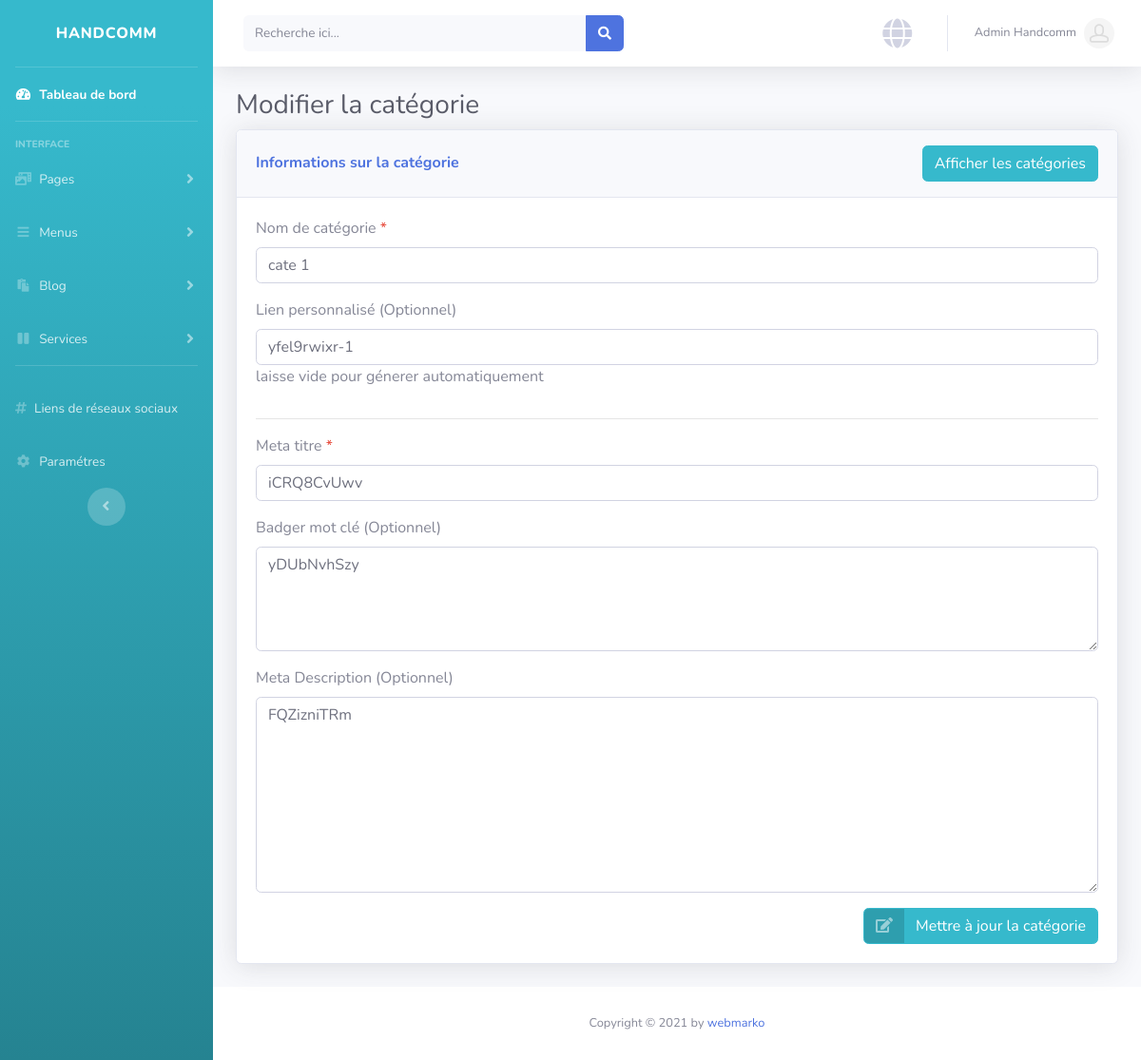
The app's page /administrateur/category-edit.php?id=4 (signed in) with its own data.
### tables this page shows
CREATE TABLE `categories` (
  `id` int(11) NOT NULL,
  `category_name` varchar(100) NOT NULL,
  `category_slug` varchar(255) NOT NULL,
  `meta_title` varchar(255) DEFAULT NULL,
  `meta_keyword` mediumtext,
  `meta_description` mediumtext
);

### administrateur/category-edit.php (the view, shortened to what this page needs)
<?php
    require_once('header.php')
?>
<?php
if(!isset($_REQUEST['id'])) {
	header('location: logout.php');
	exit;
} else {
	$statement = $pdo->prepare("SELECT * FROM categories WHERE id=?");
	$statement->execute(array($_REQUEST['id']));
	$result = $statement->fetchAll(PDO::FETCH_ASSOC);
}
?>
<h1 class="h3 mb-2 text-gray-800">Modifier la catégorie</h1>
<?php
foreach ($result as $row) {
	$category_name = $row['category_name'];
	$category_slug = $row['category_slug'];
	$meta_title = $row['meta_title'];
	$meta_keyword = $row['meta_keyword'];
	$meta_description = $row['meta_description'];
}
?>
<div class="card shadow mb-4">
    <div class="card-header py-3 d-flex flex-row align-items-center justify-content-between">
        <h6 class="m-0 font-weight-bold text-primary">Informations sur la catégorie</h6>
        <div>
            <a href="category.php" class="btn btn-info">
                <span class="text">Afficher les catégories</span>
            </a>
        </div>
    </div>
    <div class="card-body">
        <form action="" method="post" enctype="multipart/form-data">
            <div class="row">
                <div class="col-md-12">
                    <div class="form-group">
                        <label for="name-category">Nom de catégorie <span class="text-danger">*</span></label>
                        <input type="text" class="form-control" required value="<?php echo $category_name; ?>" id="name-category" name="category_name" placeholder="Entrez le nom de catégorie">
                    </div>
                </div>
                <div class="col-md-12">
                    <div class="form-group">
                        <label for="slug-category">Lien personnalisé <span class="text-muted">(Optionnel)</span></label>
                        <input type="text" class="form-control text-lowercase" id="slug-category" value="<?php echo $category_slug; ?>" name="slug" placeholder="Exemple: nom-de-catégorie">
                        <span class="text-muted text-sm-left">laisse vide pour génerer automatiquement</span>
                    </div>
                </div>
                <div class="col-md-12">
                    <hr>
                </div>
                <div class="col-md-12">
                    <div class="form-group">
                        <label for="title">Meta titre <span class="text-danger">*</span></label>
                        <input type="text" class="form-control" required id="title" value="<?php echo $meta_title; ?>" name="meta_title" placeholder="Meta titre">
                    </div>
                </div>
                <div class="col-md-12">
                    <div class="form-group">
                        <label for="key">Badger mot clé <span class="text-muted">(Optionnel)</span></label>
                        <textarea rows="4" class="form-control" id="key" name="meta_keyword" style="min-height: 50px;" placeholder="Exemple: handcomm,blog,website,..."><?php echo $meta_keyword; ?></textarea>
                    </div>
                </div>
                <div class="col-md-12">
                    <div class="form-group">
                        <label for="description">Meta Description <span class="text-muted">(Optionnel)</span></label>
                        <textarea rows="8" class="form-control" id="description" placeholder="Meta Description..." name="meta_description" style="min-height: 150px;"><?php echo $meta_description; ?></textarea>
                    </div>
                </div>
                <div class="col-md-12">
                    <div class="row">
                        <div class="col-md-6 offset-md-6 d-flex flex-row justify-content-end">
                            <button type="submit" name="formC"  class="btn btn-info btn-icon-split">
                                <span class="icon text-white-50">
                                    <i class="fas fa-edit"></i>
                                </span>
                                <span class="text">Mettre à jour la catégorie</span>
                            </button>
                        </div>
                    </div>
                </div>
            </div>
        </form>
    </div>
</div>
<?php
    require_once('footer.php')
?>

### records on screen
categories: category_name "cate 1", slug "yfel9rwixr-1", meta_title "iCRQ8CvUwv", meta_keyword "yDUbNvhSzy", meta_description "FQZizniTRm"

### other values on screen
$_SESSION["utilisateur"]["nom_complet"] "Admin Handcomm"
